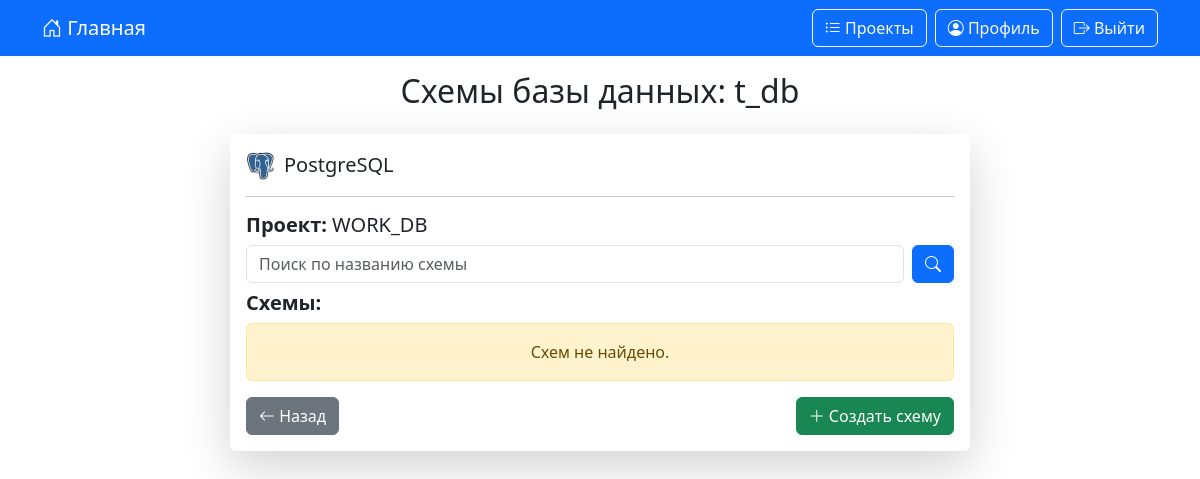
Screenshot of /database_schemas/16/ (signed in) with the database file from the repository.
### data_generator/models.py (models this page shows, shortened)
class DateStamp(models.Model):
    created = models.DateTimeField(verbose_name='Дата создания', auto_now_add=True)
    updated = models.DateTimeField(verbose_name='Дата изменения', auto_now=True)
    class Meta:
        abstract = True

class DataBaseUser(DateStamp):
    db_project = models.CharField(verbose_name="Проект", max_length=40, unique=True)
    db_name = models.CharField(verbose_name="Название базы данных", max_length=40)
    db_user = models.CharField(verbose_name="Пользователь", max_length=40)
    db_password = models.CharField(verbose_name="Пароль", max_length=40)
    db_host = models.CharField(verbose_name="Хост", max_length=255)
    db_port = models.CharField(verbose_name="Порт", max_length=8)
    user = models.ForeignKey(CustomUser, verbose_name="Пользователь", on_delete=models.CASCADE, related_name='data_base_user')
    data_base_name = models.ForeignKey(DataBaseName, verbose_name="Подключение", on_delete=models.CASCADE, related_name='data_base_name')
    class Meta:
        verbose_name = "Проект"
        verbose_name_plural = "Проекты"
        ordering = 'db_project',

class DataBaseName(DateStamp):
    name = models.CharField(verbose_name="Подключение", max_length=100, unique=True)
    images_db = models.ImageField(verbose_name="Изображение", upload_to='images_db/', default='images_db/default.jpg', blank=True, null=True)
    def __str__(self):
        return self.name
    class Meta:
        verbose_name = "Подключение"
        verbose_name_plural = "Подключение"
        ordering = 'name',

### data_generator/views.py (the view, shortened to what this page needs)
# urls.py: path('database_schemas/<int:pk>/', database_schemas, name='database_schemas'),
@login_required
def database_schemas(request, pk):
    project = get_object_or_404(DataBaseUser, pk=pk)
    search_query = request.GET.get("search", "").strip()
    schemas, error_message = [], None
    connection, error_message = get_db_connection(project)
    if search_query:
        q = search_query.lower()
        schemas = [s for s in schemas if q in s.lower()]
    return render(request,
                  template_name='database_schemas.html',
                  context={
                      'project': project,
                      'schemas': schemas,
                      'error_message': error_message,
                      'search_query': search_query}
                  )

### data_generator/db_connection.py (called while the page is built)
def get_db_connection(project):
    app_settings = AppSettings.objects.first()
    connect_timeout = app_settings.connect_timeout_db if app_settings else 5
    try:
        connection = psycopg2.connect(
            dbname=project.db_name,
            user=project.db_user,
            password=project.db_password,
            host=project.db_host,
            port=project.db_port,
            connect_timeout=connect_timeout
        )
        return connection, None
    except Exception as e:
        return None, f"Ошибка подключения: {str(e)}"

### templates/database_schemas.html (shortened to what this page needs)
{% extends 'base.html' %}
{% load static %}
{% block content %}
    <h2 class="text-center mb-4">Схемы базы данных: {{ project.db_name }}</h2>
    <div class="card shadow-lg border-0 mx-auto panel-input">
        <div class="card-body text-top">
            <h5 class="card-title d-flex justify-content-between align-items-center">
                <div class="d-flex align-items-center gap-2">
                    <img class="db-image" src="{{ project.data_base_name.images_db.url }}" alt="{{ project.data_base_name.name }}">
                    <span>{{ project.data_base_name }}</span>
                </div>
            </h5>
            <hr>
            <h5><strong>Проект:</strong> {{ project.db_project }}</h5>
            <div class="d-flex flex-wrap align-items-center gap-2 mb-2">
                <form method="get" class="d-flex gap-2 flex-grow-1">
                    <input type="text" name="search" id="searchInput" class="form-control"
                           placeholder="Поиск по названию схемы" value="{{ request.GET.search }}">
                    <button type="submit" class="btn btn-primary">
                        <i class="bi bi-search"></i>
                    </button>
                </form>
            </div>
            <h5><strong>Схемы:</strong></h5>
            {% if schemas %}
                <ul class="list-group">
                    {% for schema in schemas %}
                        <li class="list-group-item d-flex justify-content-between align-items-center">
                            <div class="d-flex align-items-center gap-2">
                                <i class="bi bi-folder"></i>
                                <a href="{% url 'database_schemas_tables' project.pk schema %}" class="text-decoration-none">
                                    {{ schema }}
                                </a>
                            </div>
                            <div class="d-flex gap-2">
                                <button type="button" class="btn btn-success"
                                        data-bs-toggle="modal" data-bs-target="#renameSchemaModal-{{ forloop.counter }}">
                                    <i class="bi bi-pencil-square"></i> Перименовать
                                </button>
                                <button type="button" class="btn btn-danger"
                                        data-bs-toggle="modal" data-bs-target="#deleteSchemaModal-{{ forloop.counter }}">
                                    <i class="bi bi-trash3"></i> Удалить
                                </button>
                            </div>
                        </li>
                        <div class="modal fade" id="renameSchemaModal-{{ forloop.counter }}" tabindex="-1"
                             aria-labelledby="renameSchemaLabel-{{ forloop.counter }}" aria-hidden="true">
                            <div class="modal-dialog">
                                <div class="modal-content">
                                    <div class="modal-header border-0 pb-0">
                                        <h5 class="modal-title" id="renameSchemaLabel-{{ forloop.counter }}">
                                            Переименовать схему: {{ schema }}
                                        </h5>
                                        <button type="button" class="btn-close" data-bs-dismiss="modal"
                                                aria-label="Закрыть"></button>
                                    </div>
                                    <form method="post" action="{% url 'database_schema_edit' project.pk schema %}">
                                        {% csrf_token %}
                                        <div class="modal-body">
                                            <div class="row mb-2 align-items-center">
                                                <label for="newSchemaName-{{ forloop.counter }}"
                                                       class="col-sm-4 col-form-label text-end">
                                                    <strong>Новое имя:</strong>
                                                </label>
                                                <div class="col-sm-8">
                                                    <input type="text"
                                                           class="form-control"
                                                           id="newSchemaName-{{ forloop.counter }}"
                                                           name="new_schema_name"
                                                           value="{{ schema }}"
                                                           required
                                                           pattern="^[a-zA-Z_][a-zA-Z0-9_]*$"
                                                           maxlength="63"
                                                           placeholder="">
                                                </div>
                                            </div>
                                            <input type="hidden" name="next" value="{{ request.get_full_path }}">
                                        </div>
                                        <div class="modal-footer border-0 pt-0">
                                            <button type="button" class="btn btn-secondary" data-bs-dismiss="modal">Отмена</button>
                                            <button type="submit" class="btn btn-primary">
                                                <i class="bi bi-check2"></i> Переименовать
                                            </button>
                                        </div>
                                    </form>
                                </div>
                            </div>
                        </div>
                        <div class="modal fade" id="deleteSchemaModal-{{ forloop.counter }}" tabindex="-1"
                             aria-labelledby="deleteSchemaLabel-{{ forloop.counter }}" aria-hidden="true">
                            <div class="modal-dialog modal-dialog-centered">
                                <div class="modal-content">
                                    <div class="modal-header border-0 pb-0">
                                        <h5 class="modal-title" id="deleteSchemaLabel-{{ forloop.counter }}">
                                            Удалить схему?
                                        </h5>
                                        <button type="button" class="btn-close" data-bs-dismiss="modal"
                                                aria-label="Закрыть"></button>
                                    </div>
                                    <div class="modal-body">
                                        Вы действительно хотите удалить схему <strong>«{{ schema }}»</strong>?<br>
                                        Это действие <strong>необратимо</strong> и удалит все объекты в схеме.
                                    </div>
                                    <div class="modal-footer border-0 pt-0">
                                        <button type="button" class="btn btn-secondary" data-bs-dismiss="modal">Отмена</button>
                                        <form method="post" action="{% url 'database_schema_delete' project.pk schema %}">
                                            {% csrf_token %}
                                            <input type="hidden" name="next" value="{{ request.get_full_path }}">
                                            <button type="submit" class="btn btn-danger">
                                                <i class="bi bi-trash3"></i> Удалить
                                            </button>
                                        </form>
                                    </div>
                                </div>
                            </div>
                        </div>
                    {% endfor %}
                </ul>
            {% else %}
                <div class="alert alert-warning text-center">
                    {% if request.GET.search %}
                        По запросу <strong>"{{ request.GET.search }}"</strong> ничего не найдено.
                    {% else %}
                        Схем не найдено.
                    {% endif %}
                </div>
            {% endif %}
            <div class="d-flex justify-content-between mt-3">
                <a href="{% url 'projects' %}" class="btn btn-secondary"><i class="bi bi-arrow-left"></i> Назад</a>
                {% if not error_message %}
                    <a href="{% url 'database_schemas_create' project.pk %}" class="btn btn-success">
                        <i class="bi bi-plus-lg"></i> Создать схему
                    </a>
                {% endif %}
            </div>
        </div>
    </div>
{% endblock %}

### static/css/style.css (style rules this page uses)
.panel-input { max-width: 740px }
.db-image { width: 30px; height: 30px; object-fit: cover; border-radius: 5px; }

### rows the page displays
DataBaseUser: db_name "t_db", data_base_name.images_db (picture), data_base_name "PostgreSQL", db_project "WORK_DB"
